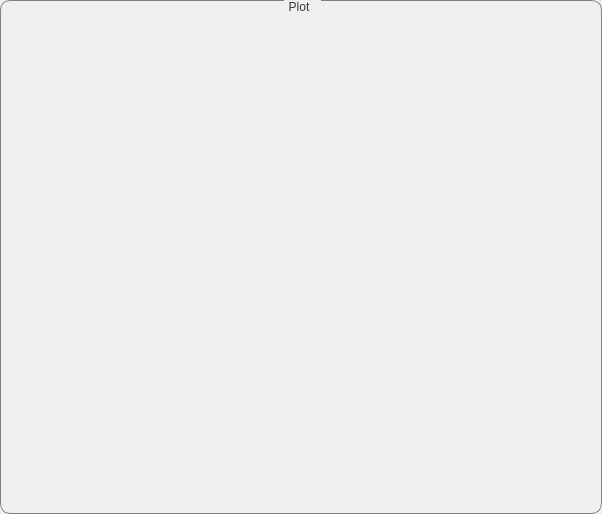
<?xml version="1.0" encoding="UTF-8"?>
<ui version="4.0">
 <class>Form</class>
 <widget class="QWidget" name="Form">
  <property name="geometry">
   <rect>
    <x>0</x>
    <y>0</y>
    <width>602</width>
    <height>514</height>
   </rect>
  </property>
  <property name="windowTitle">
   <string>Form</string>
  </property>
  <property name="styleSheet">
   <string notr="true">QGroupBox {
border: 1px solid grey;border-radius: 10px;margin-top: 1ex; margin-right: 0ex
}
QGroupBox:title {
                           subcontrol-origin: margin;
                           padding: 0 3px;
                           subcontrol-position: top center;
                           padding-top: 0px;
                          padding-bottom: 0px;
                           padding-right: 10px;
                            color: rgb(56, 56, 56)
}</string>
  </property>
  <layout class="QGridLayout" name="gridLayout">
   <property name="leftMargin">
    <number>0</number>
   </property>
   <property name="topMargin">
    <number>0</number>
   </property>
   <property name="rightMargin">
    <number>0</number>
   </property>
   <property name="bottomMargin">
    <number>0</number>
   </property>
   <item row="0" column="0">
    <layout class="QVBoxLayout" name="vLayout_widget">
     <item>
      <widget class="QGroupBox" name="group_plot">
       <property name="title">
        <string>Plot</string>
       </property>
       <layout class="QGridLayout" name="gridLayout_2">
        <item row="0" column="0">
         <layout class="QVBoxLayout" name="vLayout_plot"/>
        </item>
        <item row="0" column="1">
         <layout class="QVBoxLayout" name="vLayout_fitprop"/>
        </item>
       </layout>
      </widget>
     </item>
    </layout>
   </item>
  </layout>
 </widget>
 <resources/>
 <connections/>
</ui>
